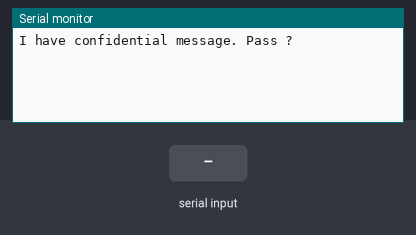
Recording of a sketch running on a simulated Arduino Uno, built with avr-gcc and run on an emulated ATmega328P. Parts: the last lines printed to the serial monitor. Inputs (shaded band) come from the test bench.

Above: at 0.9 s.
1.0 s: "1" received over Serial
At 3.0 s:
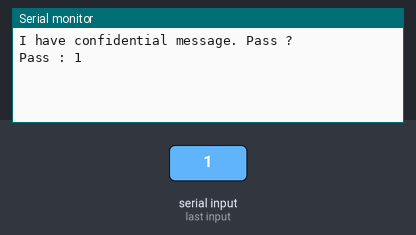
3.5 s: "0" received over Serial
At 5.4 s:
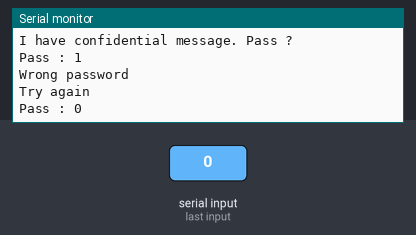
5.5 s: "2" received over Serial
At 8.9 s:
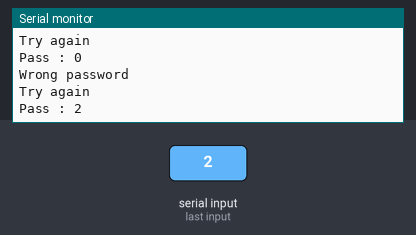

Measured:
- after the input at 1.0 s, the serial monitor: prints a new line after 1.0 s (image 1)
- after the input at 3.5 s, the serial monitor: prints a new line after 1.6 s (image 2)
- after the input at 5.5 s, the serial monitor: prints a new line after 2.7 s (image 3)

The sketch:

default.ino
```cpp
String password = "admin123";
String message = "S3rial_P1n_4tt4ck";
String currentPassword = "";
bool finished = false;
String rx = "";
bool first = true;


void setup()
{
  Serial.begin(9600);
  while (!Serial) {
    ; // wait for serial port to connect. Needed for native USB port only
  }

  currentPassword = "";


  String m = message;
 Serial.println("I have confidential message. Pass ?");


  while(!finished) {

    if (currentPassword != password) {

      if (!first) {
        Serial.println("Wrong password");
    Serial.println("Try again");
    delay(50);
        currentPassword = "";
      }

      if (Serial.available() > 0) {

        rx = Serial.readString();
        currentPassword = currentPassword + rx;
        currentPassword.trim();
        Serial.println("Pass : " + currentPassword);
delay(50);

        first = false;
        delay(2000);
      }
    }
    else
    {
     Serial.print("Well done! Message: ");
Serial.print(m);
Serial.print(" ");

      finished = true;
    }


  }

}

void loop() {}
```
